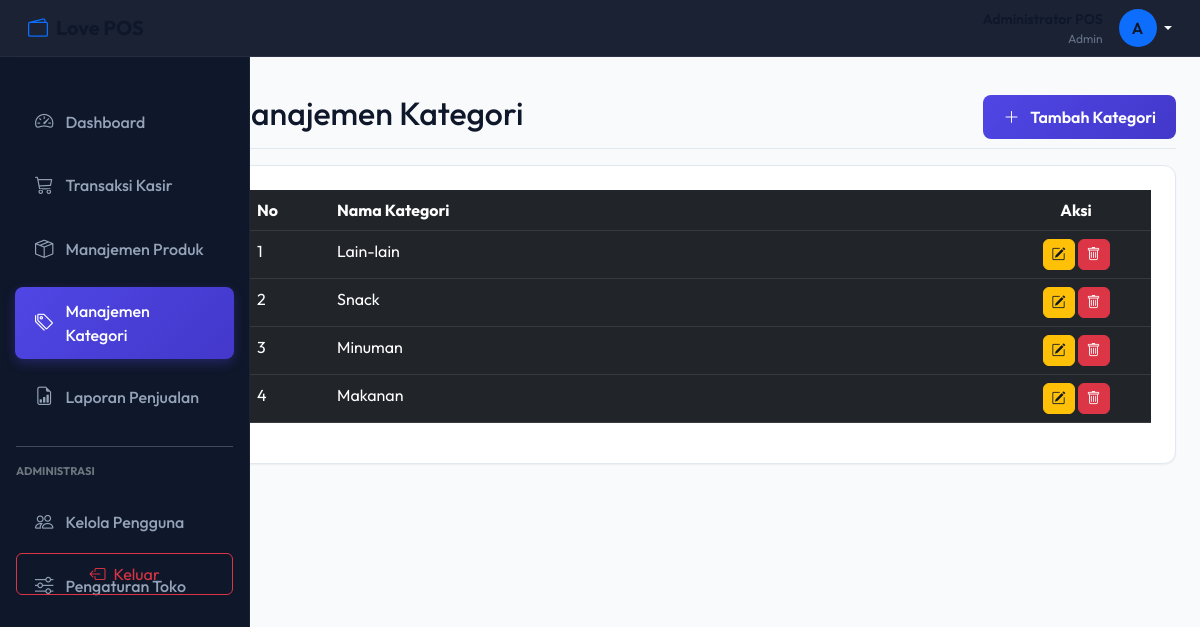
Page /love/pages/kategori.php (signed in) on the committed database.
### tables this page shows
CREATE TABLE kategori (
    id INT AUTO_INCREMENT PRIMARY KEY,
    nama_kategori VARCHAR(100) NOT NULL,
    created_at TIMESTAMP DEFAULT CURRENT_TIMESTAMP
);

### love/pages/kategori.php (the view, shortened to what this page needs)
<?php
include '../includes/header.php';
include '../includes/sidebar.php';
try {
    $stmt = $pdo->prepare("SELECT * FROM kategori ORDER BY id DESC");
    $stmt->execute();
    $kategori_list = $stmt->fetchAll();
} catch (PDOException $e) {
    die("Gagal mengambil data kategori: " . $e->getMessage());
}
?>
<div class="d-flex justify-content-between flex-wrap flex-md-nowrap align-items-center pb-2 mb-3 border-bottom border-secondary">
    <h1 class="h2 text-white">Manajemen Kategori</h1>
    <button type="button" class="btn btn-primary-custom" data-bs-toggle="modal" data-bs-target="#modalTambah">
        <i class="bi bi-plus-lg me-2"></i> Tambah Kategori
    </button>
</div>
<div class="card-custom">
    <div class="table-responsive">
        <table class="table table-dark table-hover w-100" id="tableKategori">
            <thead>
                <tr>
                    <th width="80">No</th>
                    <th>Nama Kategori</th>
                    <th width="150" class="text-center">Aksi</th>
                </tr>
            </thead>
            <tbody>
                <?php
                $no = 1;
                foreach ($kategori_list as $row):
                ?>
                    <tr>
                        <td><?= $no++; ?></td>
                        <td><?= htmlspecialchars($row['nama_kategori']); ?></td>
                        <td class="text-center">
                            <div class="btn-group gap-1">
                                <button type="button" class="btn btn-sm btn-warning text-white rounded btn-edit"
                                        data-id="<?= $row['id']; ?>"
                                        data-nama="<?= htmlspecialchars($row['nama_kategori']); ?>"
                                        data-bs-toggle="modal" data-bs-target="#modalEdit">
                                    <i class="bi bi-pencil-square"></i>
                                </button>
                                <button type="button" class="btn btn-sm btn-danger rounded btn-hapus"
                                        data-id="<?= $row['id']; ?>"
                                        data-nama="<?= htmlspecialchars($row['nama_kategori']); ?>">
                                    <i class="bi bi-trash"></i>
                                </button>
                            </div>
                        </td>
                    </tr>
                <?php endforeach; ?>
            </tbody>
        </table>
    </div>
</div>
<?php
include '../includes/footer.php';
?>

### love/assets/css/style.css (style rules this page uses)
:root { --primary-color: #4f46e5; --primary-hover: #4338ca; --bg-dark: #0f172a; --bg-card: #ffffff; --bg-body: #f8fafc; --border-color: #e2e8f0; --text-main: #0f172a; --text-muted: #64748b; --success-color: #10b981; --warning-color: #f59e0b; --danger-color: #ef4444; --transition: all 0.25s cubic-bezier(0.4, 0, 0.2, 1); }
body { font-family: 'Outfit', sans-serif; background-color: var(--bg-body); color: var(--text-main); overflow-x: hidden; }
.card-custom { background-color: var(--bg-card); border: 1px solid var(--border-color); border-radius: 12px; padding: 24px; margin-bottom: 24px; box-shadow: 0 1px 3px rgba(0, 0, 0, 0.02), 0 1px 2px rgba(0, 0, 0, 0.04); transition: var(--transition); }
.btn-primary-custom { background: linear-gradient(135deg, var(--primary-color), var(--primary-hover)); border: none; color: #fff; border-radius: 8px; padding: 10px 20px; font-weight: 600; transition: var(--transition); }
.text-white { color: var(--text-main) !important; }
.border-secondary { border-color: var(--border-color) !important; }

### rows in the picture
kategori: nama_kategori "Lain-lain"
kategori: nama_kategori "Snack"
kategori: nama_kategori "Minuman"
kategori: nama_kategori "Makanan"

### other values in the picture
$_SESSION['user']['role'] "Admin"
substr($_SESSION['user']['nama_lengkap'], 0, 1) "A"
